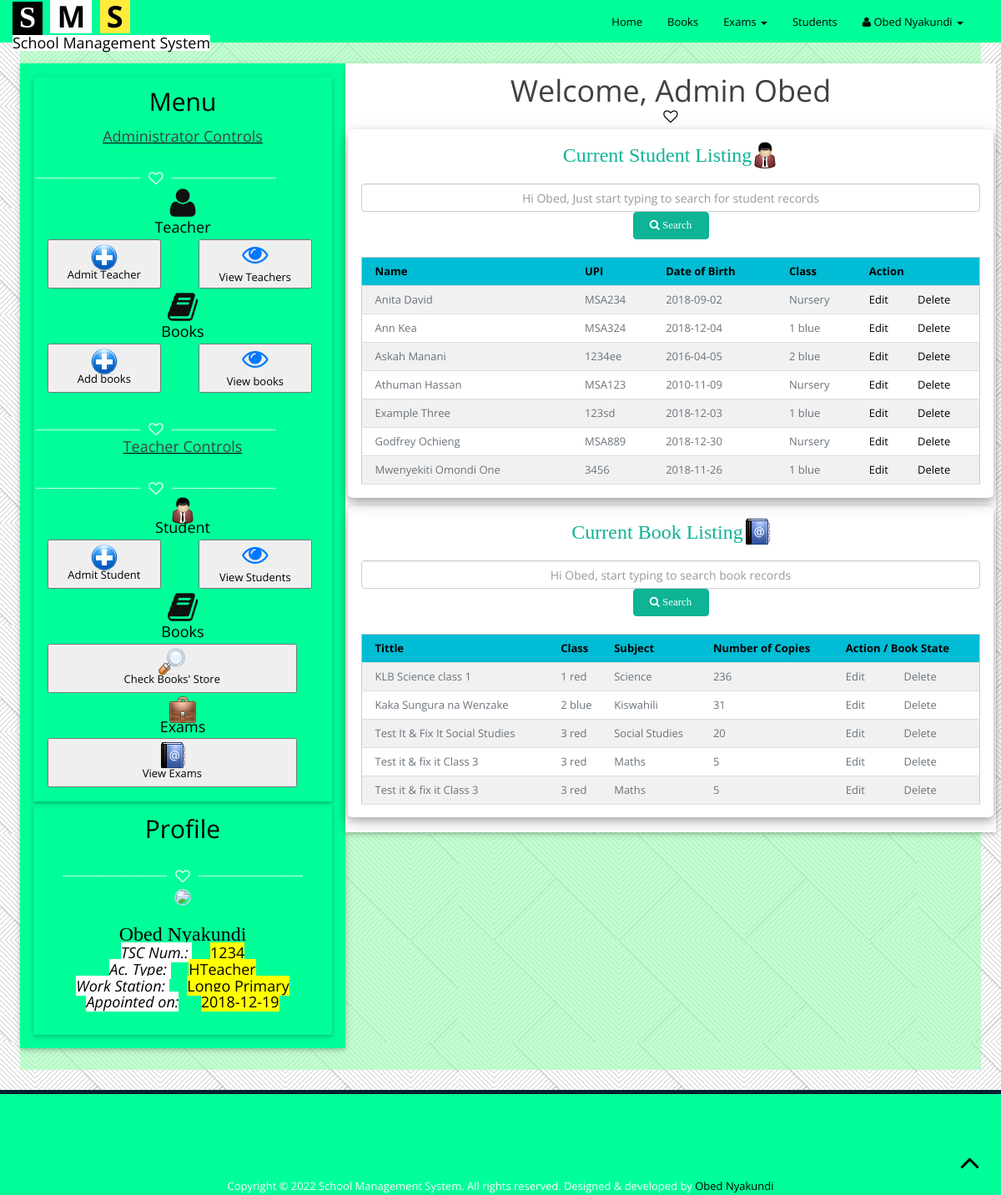
/home.php (signed in), run on an earlier commit of the app's database.
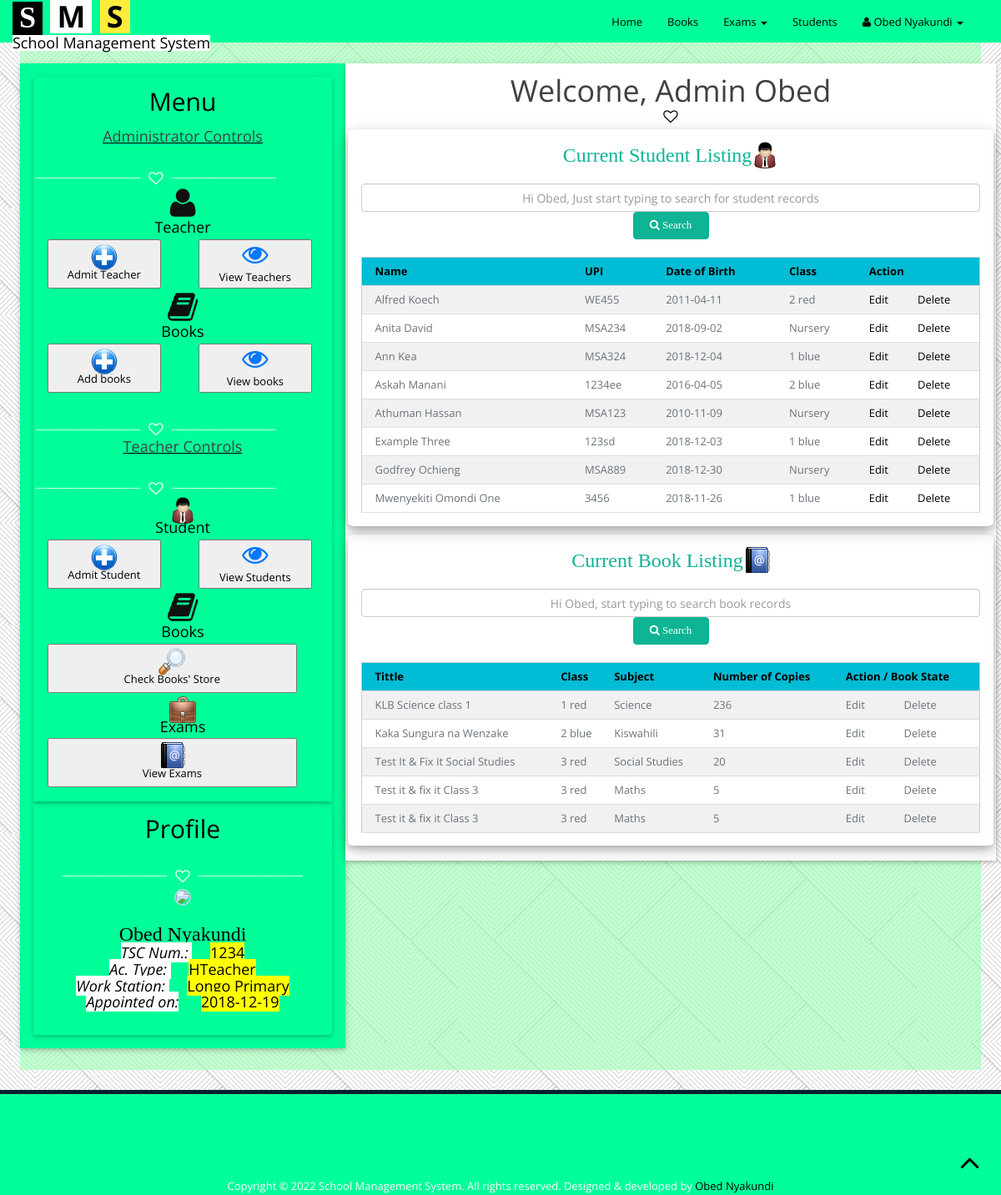
And on a later commit of the database.
### tables this page shows
CREATE TABLE `teacher` (
  `name` varchar(200) NOT NULL,
  `tscNum` int(10) NOT NULL,
  `dateOfBirth` date NOT NULL,
  `dateOfAppointment` date NOT NULL,
  `currentWorkingStation` varchar(200) NOT NULL,
  `type` varchar(20) NOT NULL DEFAULT 'teacher',
  `password` varchar(200) NOT NULL
);

CREATE TABLE `students` (
  `name` varchar(200) NOT NULL,
  `dateOfBirth` date NOT NULL,
  `upi` varchar(20) NOT NULL,
  `class` varchar(10) NOT NULL
);

CREATE TABLE `books` (
  `id` int(11) NOT NULL,
  `title` varchar(100) NOT NULL,
  `class` varchar(10) NOT NULL,
  `subject` varchar(20) NOT NULL,
  `numberOfCopies` int(11) NOT NULL
);

### connection.php (called while the page is built, shortened)
<?php
if(mysqli_connect_errno()){
	die("<script> alert (\" There was a fatal error connecting to the database\");</script>");
}
else
{
		function is_logged_in(){
			if (isset($_COOKIE["name"]) && isset($_COOKIE["tsc"]) && isset($_COOKIE["type"])) {
				$uname=$_COOKIE["name"];
				$tsc=$_COOKIE["tsc"];
				$type=$_COOKIE["type"];
				$funame=substr($uname, 0,strpos($uname," "));
				return true;
			}
			else
			{
				return false;
			}
		}
		function is_headTeacher()
		{
			if (is_logged_in() && $_COOKIE["type"]=="HTeacher"){
				return true;
			}
			else
			{
				return false;
			}
		}
}
?>

### home.php (the view, shortened to what this page needs)
<?php
	require "connection.php";
if (is_logged_in()) {
		require "header1.php";
?>
<section height="auto">
	<div class="container works clearfix">
		<div class="row">
			<div class="left-panel col-xs-4 pull-left w3-card-2">
				<div class="user-details w3-card-2">
				<div class="text-center">
					<h2>Menu</h2>
				</div>
				<div class="menu-div">
				<?php
				if (is_headTeacher()) {
				echo "<u><h4 class='colored text-center'>Administrator Controls</h4></u>
					<div class='devider'><i class='fa fa-heart-o fa-lg'></i></div>
					<div class='row'>
					<center><i class='fa fa-user heighten'></i> <br> <h4>Teacher</h4></center>
						<div class='col-xs-6'>
							<a href='#'><button class='btn-control' onclick=\"unhide('frmAdmitTeacher');\"><img src=\"./img/icons/Add.png\"><br>Admit Teacher</button></a>
						</div>
						<div class='col-xs-6'>
							<a href='#'><button class='btn-control' onclick=\" \"><i class='fa fa-eye heighten-two'></i><br>View Teachers</button></a>
						</div>
					</div>
					<div class='row'>
					<center><i class='fa fa-book heighten'></i> <br> <h4>Books</h4></center>
						<div class='col-xs-6'>
							<a href='#'><button class='btn-control' onclick=\"unhide('frmBook')\"><img src='./img/icons/Add.png'> <br/>Add books </button></a>
						</div>
						<div class='col-xs-6'>
							<a href='#'><button class='btn-control' onclick=\" \"><i class='fa fa-eye heighten-two'></i><br>View books</button></a>
						</div>
					</div>
					";
				}
				?>
				<div class='devider'><i class='fa fa-heart-o fa-lg'></i></div>
				<u><h4 class="colored text-center">Teacher Controls</h4></u>
				<div class='devider'><i class='fa fa-heart-o fa-lg'></i></div>
					<div class='row'>
					<center><img src="./img/icons/User.png"> <br> <h4>Student</h4></center>
						<div class='col-xs-6'>
							<a href='#'> <button class='btn-control' onclick="unhide('frmAdmit')"> <img src="./img/icons/Add.png"><br> Admit Student </button></a>
						</div>
						<div class='col-xs-6'>
						<a href="home.php#students"><button class='btn-control'><i class='fa fa-eye heighten-two'></i><br>View Students</button> </a>
						</div>
					</div>
					<div class='row'>
					<center><i class='fa fa-book heighten'></i> <br> <h4>Books</h4></center>
						<div class='col-xs-12'>
							<a href="home.php#books"><button class='btn-control'><img src="./img/icons/Search.png"><br/>Check Books' Store </button> </a>
						</div>
					</div>
					<div class='row'>
					<center><img src="./img/icons/Portfolio.png"> <br> <h4>Exams</h4></center>
						<div class='col-xs-12'>
							<a href="#"><button class='btn-control' onclick="unhide('examfrm')"><img src="./img/icons/Address_Book.png"><br/>View Exams </button> </a>
						</div>
					</div>
				</div>
				</div>
			<?php include_once "profile_sec.php";?>
			</div>
			<div class="main-panel col-xs-8 w3-card-2 pull-right">
			<div class="row">
			<div class="text-center">
				<h1 class="colored">Welcome, <?php
				if (is_headTeacher()) {
					echo "Admin ";
				}
				else
				{
					echo "Teacher ";
				}
				echo $funame;
				?></h1>
				<div class="black-devider"><i class="fa fa-heart-o fa-lg"></i></div>
			</div>
				</div>
				<div class="row">
				<div class="text-center  ordinary-form w3-card-4">
					<h3 class="frm-text">Current Student Listing<img src="./img/icons/User.png"></h3><br>
					<div>
					<div id="search-bar form-group">
				<form method="post" action="">
					<input type="text" autofocus placeholder="Hi <?php echo $funame?>, Just start typing to search for student records" name="search-text" class="form-control text-center" onkeyup="showresult(this.value,'ser','txtHint');">
					<button  class="btn btn-info" id="btn-srch" type="submit" name="search-main"><i class="fa fa-search -fa-lg"></i> Search</button>
				</form>
				</div>
						<div>
						<br>
						<table class="text-center w3-table w3-bordered w3-striped w3-border">
						<tr class="w3-cyan text-center">
							<th>Name</th>
							<th>UPI</th>
							<th>Date of Birth</th>
							<th>Class</th>
							<th colspan="2" class="text-center">Action</th>
						</tr>
						<?php
						$qq="select * from `students` order by `name` asc limit 10";
                                        $rr=mysqli_query($conn,$qq);
                                        while ($row=mysqli_fetch_array($rr,MYSQLI_BOTH)) {
                                            $name= $row['name'];
                                            $dob=$row['dateOfBirth'];
                                            $class=$row['class'];
                                            $upi=$row['upi'];
                                            echo "
                                            <tr>
                                            	<td>$name</td>
                                            	<td>$upi</td>
                                            	<td>$dob</td>
                                            	<td>$class</td>
                                            	<td><a href='edit_delete.php?request=stedit&upi=$upi&nm=$name&class=$class&dob=$dob'>Edit</a></td>
                                            	";
                                            	if (is_headTeacher()) {
                                            	echo
                                            	"
                                            	<td><a href='edit_delete.php?request=stdelete&upi=$upi&nm=$name&class=$class&dob=$dob'>Delete</a></td>";
                                            }
                                            else
                                            {
                                            	echo
                                            	"
                                            	<td><span onclick=\"(<script> alert('Delete operation can only be done by the Head Teacher or Deputy Head Teacher');</script>)\">Delete</span></td>";
                                            }
                                            echo"</tr>";
                                        }
						?>
						</table>
						</div>
					</div>
				</div>
				</div>
				<div class="row">
				<div class="text-center  ordinary-form w3-card-4">
					<h3 class="frm-text">Current Book Listing<img src="./img/icons/Address_Book.png"></h3><br>
					<div>
					<div id="search-bar form-group">
				<form method="post" action="">
					<input type="text" autofocus placeholder="Hi <?php echo $funame?>, start typing to search book records" name="search-text" class="form-control text-center" onkeyup="showresult(this.value,'book','hintBook');">
					<button  class="btn btn-info" id="btn-srch" type="submit" name="search-main"><i class="fa fa-search -fa-lg"></i> Search</button>
				</form>
				</div>
						<div>
						<br>
						<table class="text-center w3-table w3-bordered w3-striped w3-border">
						<tr class="w3-cyan text-center">
							<th>Tittle</th>
							<th>Class</th>
							<th>Subject</th>
							<th>Number of Copies</th>
							<th colspan="2" class="text-center">Action / Book State</th>
						</tr>
						<?php
						$qq="select * from `books` order by `id` asc limit 10";
                                        $rr=mysqli_query($conn,$qq);
                                        while ($row=mysqli_fetch_array($rr,MYSQLI_BOTH)) {
                                            $title= $row['title'];
                                            $class=$row['class'];
                                            $subject=$row['subject'];
                                            $noc=$row['numberOfCopies'];
                                            echo "
                                            <tr>
                                            	<td>$title</td>
                                            	<td>$class</td>
                                            	<td>$subject</td>
                                            	<td>$noc</td>
                                            	";
                                            	if (is_headTeacher()) {
                                            	echo"
                                            	<td>Edit</td>
                                            	<td>Delete</td>
                                            </tr>";
                                        }else
                                        {
                                        	echo"
                                            	<td>Request Book</td>
                                            </tr>";
                                        }
                                        }
						?>
						</table>
						</div>
					</div>
				</div>
				</div>
			</div>
			</div>
		</div>
	</div>
<?php
		require "footer0.php";
	}
	else
	{
		header("location:index.php");
	}
?>

### header1.php (shortened to what this page needs)
<!DOCTYPE html>
 <html lang="en" class="no-js">
    <head>
        <link rel="stylesheet" href="css/w3.css">
        <link rel="stylesheet" href="css/font-awesome.min.css">
        <link rel="stylesheet" href="css/bootstrap.min.css">
        <link rel="stylesheet" href="css/jquery.fancybox.css">
        <link rel="stylesheet" href="css/animate.css">
        <link rel="stylesheet" href="css/media-queries.css">
        <link rel="stylesheet" href="css/main.css">
    </head>
    <body id="body" onload="showTempGraph();">
        <header id="navigation" class="navbar-fixed-top navbar">
            <div class="container">
                <div class="navbar-header">
                    <a class="navbar-brand" href="#body">
						<h1 id="logo">
                            <div>
                             <div class="w3-tag w3-black allages">S</div>
                            <div class="w3-tag w3-white" style="">M</div>
                            <div class="w3-tag w3-yellow">S</div>
                            </div>
						</h1><h4><div class="w3-white">School Management System</div></h4>
					</a>
                </div>
                <nav class="collapse navbar-collapse navbar-right" role="navigation">
                    <ul id="nav" class="nav navbar-nav">
                        <li class="current"><a href="./home.php"> Home </a> </li>
                        <li><a href="home.php#books">Books</a></li>
                        <li class="dropdown">
                        <a class="dropdown-toggle" data-toggle="dropdown" href="#"> Exams
                        <span class="caret"></span></a>
                      </li>
                        <li><a href="home.php#students">Students</a></li>
                        <li class="dropdown">
                        <a class="dropdown-toggle" data-toggle="dropdown" href="#"> <i class="fa fa-user"></i> <?php echo $uname;?>
                        <span class="caret"></span></a>
                      </li>
                    </ul>
                </nav>
            </div>
        </header>
        <div id="wrapper">

### profile_sec.php
<div class="user-details text-center w3-card-2">
	<h2>Profile</h2>
	<div class="devider"><i class="fa fa-heart-o fa-lg"></i></div>
	<div>
		<img src="./img/members/default.jpg" class="featured-thumbnail">
		<div class='user-details'>
			<?php
			$sqprof="select * from `teacher` where `tscNum`='$tsc'";
			$user_record=mysqli_fetch_array(mysqli_query($conn,$sqprof),MYSQLI_BOTH);
			$current_working_station=$user_record['currentWorkingStation'];
			$date_of_appointment=$user_record['dateOfAppointment'];
			echo "
			<h3> $uname </h3>
			<h4> <span class='dtag'> TSC Num.: </span> <span class='dval'> $tsc </span> <br/>
				<span class='dtag'> Ac. Type: </span> <span class='dval'> $type </span> <br/>
				<span class='dtag'> Work Station: </span> <span class='dval'> $current_working_station </span>  <br/>
				 <span class='dtag'> Appointed on:</span> <span class='dval'> $date_of_appointment </span>  <br/> </h4>
			";
			?>
		</div>
	</div>
</div>

### footer0.php (shortened to what this page needs)
		<footer id="footer" class="footer">
			<div class="container">
				<div class="row">
					<div class="col-md-12">
						<p class="copyright text-center">
							Copyright &copy; <?php echo $y=2000+date('y');?> School Management System</a>. All rights reserved. Designed &amp; developed by <a href="http://www.facebook.com/AceNyakundi" target="_blank">Obed Nyakundi</a>
						</p>
					</div>
				</div>
			</div>
		</footer>
		<a href="javascript:void(0);" id="back-top"><i class="fa fa-angle-up fa-3x"></i></a>
    </body>
</html>

### css/w3.css (style rules this page uses)
html { -ms-text-size-adjust:100%;-webkit-text-size-adjust:100% }
body { margin:0 }
article,aside,details,figcaption,figure,footer,header,hgroup,main,menu,nav,section,summary { display:block }
a { -webkit-tap-highlight-color:transparent;background-color:transparent }
img { border:0 }
button,input,optgroup,select,textarea { color:inherit;font:inherit;margin:0 }
button { overflow:visible }
button,select { text-transform:none }
button,html input[type=button],input[type=reset],input[type=submit] { -webkit-appearance:button;cursor:pointer }
html,body { font-family:Verdana,sans-serif;font-size:15px;line-height:1.5 }
h1,h2,h3,h4,h5,h6,.w3-slim,.w3-wide { font-family:"Segoe UI",Arial,sans-serif }
h1 { font-size:36px }
h2 { font-size:30px }
h3 { font-size:24px }
h4 { font-size:20px }
h1,h2,h3,h4,h5,h6 { font-weight:400;margin:10px 0 }
img { margin-bottom:-5px }
a { color:inherit }
table { border-collapse:collapse;border-spacing:0;width:100%;display:table }
table,th,td { border:none }
.w3-bordered tr,.w3-table-all tr { border-bottom:1px solid #ddd }
.w3-striped tbody tr:nth-child(even) { background-color:#f1f1f1 }
.w3-table td,.w3-table th,.w3-table-all td,.w3-table-all th { padding:6px 8px;display:table-cell;text-align:left;vertical-align:top }
.w3-table th:first-child,.w3-table td:first-child,.w3-table-all th:first-child,.w3-table-all td:first-child { padding-left:16px }
.w3-badge,.w3-tag,.w3-sign { background-color:#000;color:#fff;display:inline-block;padding-left:8px;padding-right:8px;font-weight:bold;text-align:center }
.w3-border { border:1px solid #ccc !important }
.w3-card-2,.w3-example { box-shadow:0 2px 4px 0 rgba(0,0,0,0.16),0 2px 10px 0 rgba(0,0,0,0.12) !important }
.w3-card-4,.w3-hover-shadow:hover { box-shadow:0 4px 8px 0 rgba(0,0,0,0.2),0 6px 20px 0 rgba(0,0,0,0.19) !important }
.w3-cyan,.w3-hover-cyan:hover { color:#000 !important;background-color:#00bcd4 !important }
.w3-yellow,.w3-hover-yellow:hover { color:#000 !important;background-color:#ffeb3b !important }
.w3-white,.w3-hover-white:hover { color:#000 !important;background-color:#fff !important }
.w3-black,.w3-hover-black:hover { color:#fff !important;background-color:#000 !important }

What changed in the data, as far as the page shows it:
added students: name "Alfred Koech", upi "WE455", dateOfBirth "2011-04-11", class "2 red"
